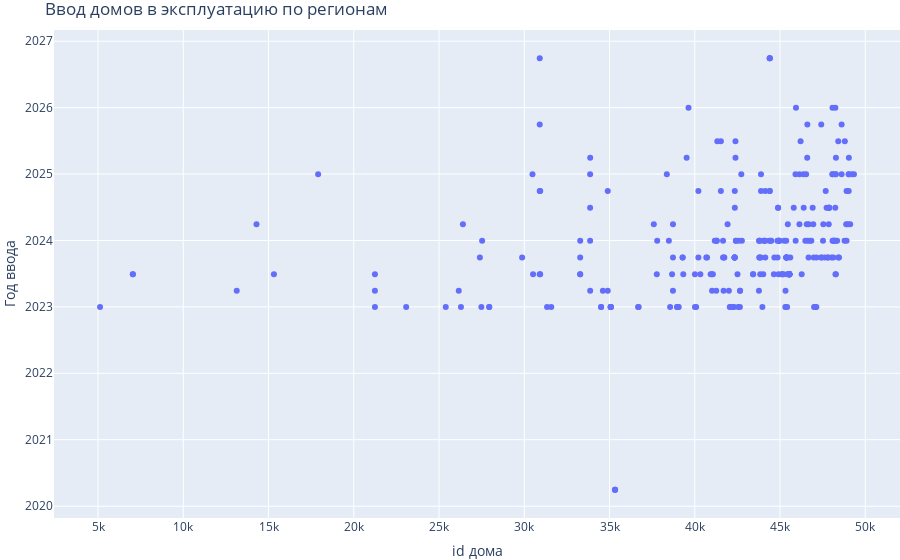

Notebook code cell kept with this figure:
### Code cell
fig = px.scatter(x=sktb['id дома'], y=sktb['ввод в эксплуатацию'])
fig.update_layout(title="Ввод домов в эксплуатацию по регионам",
                  xaxis_title="id дома",
                  yaxis_title="Год ввода",
                  margin=dict(l=0, r=0, t=30, b=0))
fig.show()

### Figure 1 — Plotly figure (JSON) as saved in the notebook; plotly's stock layout.template omitted (floating-point values rounded to 4 significant figures; data arrays with more than 128 entries replaced by an {"elided": "..."} marker saying what was removed)
{"data": [{"hovertemplate": "x=%{x}<br>y=%{y}<extra></extra>", "legendgroup": "", "marker": {"color": "#636efa", "symbol": "circle"}, "mode": "markers", "name": "", "orientation": "h", "showlegend": false, "type": "scatter", "x": {"elided": "275 int values"}, "xaxis": "x", "y": {"elided": "275 str values"}, "yaxis": "y"}], "layout": {"legend": {"tracegroupgap": 0}, "margin": {"b": 0, "l": 0, "r": 0, "t": 30}, "title": {"text": "Ввод домов в эксплуатацию по регионам"}, "xaxis": {"anchor": "y", "domain": [0, 1], "title": {"text": "id дома"}}, "yaxis": {"anchor": "x", "domain": [0, 1], "title": {"text": "Год ввода"}}}}
